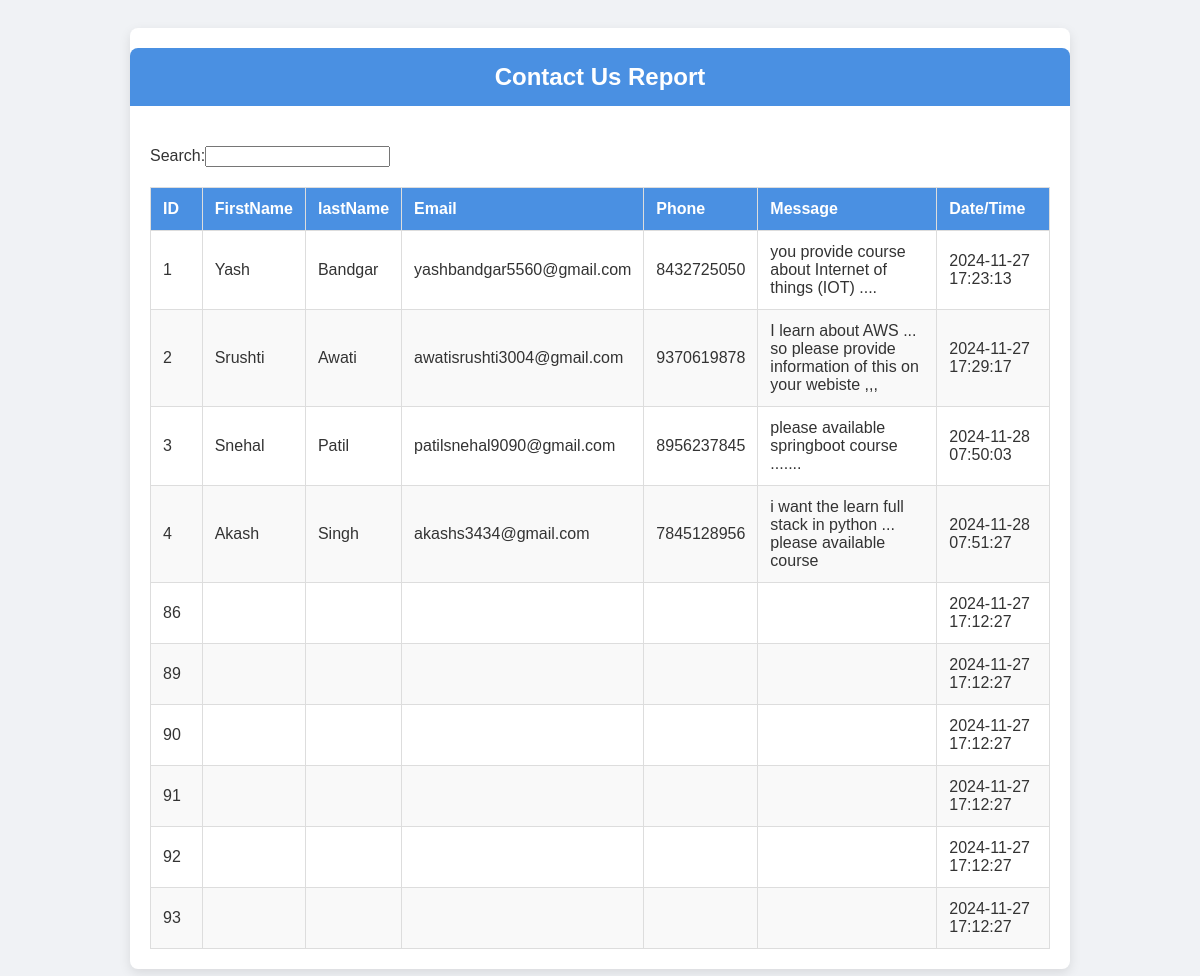
Page /contact_us_report.php on the committed database.
### tables this page shows
CREATE TABLE `contact_us` (
  `id` int(11) NOT NULL,
  `first_name` varchar(255) NOT NULL,
  `last_name` varchar(255) NOT NULL,
  `email` varchar(255) NOT NULL,
  `phone` varchar(20) NOT NULL,
  `services` varchar(255) NOT NULL,
  `message` text NOT NULL,
  `created_at` timestamp NOT NULL DEFAULT current_timestamp()
);

### contact_us_report.php (the view, shortened to what this page needs)
<?php
$servername = "localhost";
$username = "root";
$password = "";
$dbname = "user_system";
$port = 5306;
$conn = new mysqli($servername, $username, $password, $dbname, $port);
$sql = "SELECT id, first_name, last_name, email, phone, services, `message`, created_at FROM contact_us ORDER BY created_at DESC";
$result = $conn->query($sql);
?>
<!DOCTYPE html>
<html lang="en">
<head>
</head>
<body>
<div class="main-container">
    <h2>Contact Us Report</h2>
    <div class="feedback-report">
        <?php if ($result->num_rows > 0): ?>
            <table id="feedbackTable">
                <thead>
                    <tr>
                        <th>ID</th>
                        <th>FirstName</th>
                        <th>lastName</th>
                        <th>Email</th>
                        <th>Phone</th>
                        <th>Message</th>
                        <th>Date/Time</th>
                    </tr>
                </thead>
                <tbody>
                    <?php while($row = $result->fetch_assoc()): ?>
                        <tr>
                            <td><?php echo $row["id"]; ?></td>
                            <td><?php echo htmlspecialchars($row["first_name"]); ?></td>
                            <td><?php echo htmlspecialchars($row["last_name"]); ?></td>
                            <td><?php echo htmlspecialchars($row["email"]); ?></td>
                            <td><?php echo htmlspecialchars($row["phone"]); ?></td>
                            <td><?php echo htmlspecialchars($row["message"]); ?></td>
                            <td><?php echo htmlspecialchars($row["created_at"]); ?></td>
                        </tr>
                    <?php endwhile; ?>
                </tbody>
            </table>
        <?php else: ?>
            <div class="no-feedback">No feedback available.</div>
        <?php endif; ?>
    </div>
</div>
</body>
</html>

### contact_us_report.php (style rules this page uses)
body { font-family: Arial, sans-serif; background-color: #f0f2f5; color: #333; display: flex; justify-content: center; padding: 20px; }
.main-container { width: 90%; max-width: 900px; background-color: #ffffff; border-radius: 8px; box-shadow: 0 4px 12px rgba(0, 0, 0, 0.1); overflow: hidden; padding: 20px; }
h2 { background-color: #4a90e2; color: #fff; padding: 15px; text-align: center; margin: 0 -20px 20px -20px; border-top-left-radius: 8px; border-top-right-radius: 8px; }
.feedback-report { margin-top: 20px; }
table { width: 100%; border-collapse: collapse; margin: 0; }
th, td { padding: 12px; border: 1px solid #ddd; text-align: left; }
th { background-color: #4a90e2; color: #fff; font-weight: bold; }
tr:nth-child(even) { background-color: #f9f9f9; }

### rows in the picture
contact_us: id "4", first_name "Akash", last_name "Singh", email "akashs3434@gmail.com", phone "7845128956", message "i want the learn full stack in python ... please available course", created_at "2024-11-28 07:51:27"
contact_us: id "3", first_name "Snehal", last_name "Patil", email "patilsnehal9090@gmail.com", phone "8956237845", message "please available springboot course .......", created_at "2024-11-28 07:50:03"
contact_us: id "2", first_name "Srushti", last_name "Awati", email "awatisrushti3004@gmail.com", phone "9370619878", message "I learn about AWS ... so please provide information of this on your webiste ,,,", created_at "2024-11-27 17:29:17"
contact_us: id "1", first_name "Yash", last_name "Bandgar", email "yashbandgar5560@gmail.com", phone "8432725050", message "you provide course about Internet of things (IOT) ....", created_at "2024-11-27 17:23:13"
contact_us: id "86", created_at "2024-11-27 17:12:27"
contact_us: id "89", created_at "2024-11-27 17:12:27"
contact_us: id "90", created_at "2024-11-27 17:12:27"
contact_us: id "91", created_at "2024-11-27 17:12:27"
contact_us: id "92", created_at "2024-11-27 17:12:27"
contact_us: id "93", created_at "2024-11-27 17:12:27"
